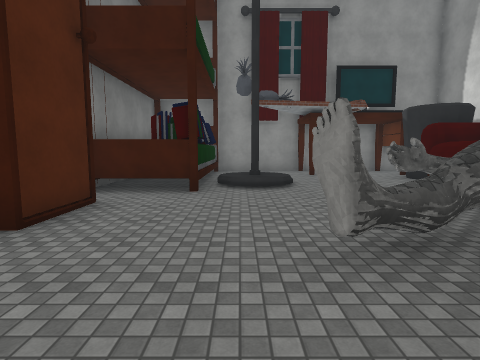
View 1 (above)

12 first-person views from a walk through a 3-D level made in the Unity game engine. The camera is 1.4 m above the floor, tilts 6° down and sees 80° across. The floor is counted in squares, 2 m on a side. Each view is taken from the middle of a square. On the plan, view 1 faces up. The plan holds only what a view shows up to about 10 squares ahead; the rest is blank. The player character is not drawn. Some animated figures are not drawn. Surface patterns are stand-ins for the level's own textures.

View 2
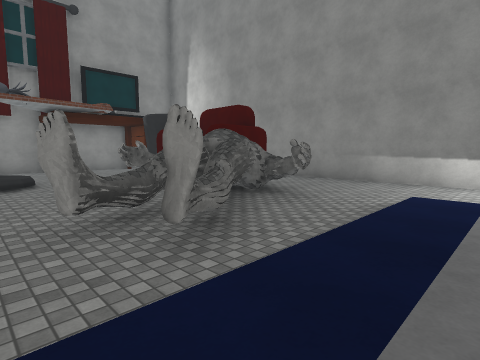

View 3
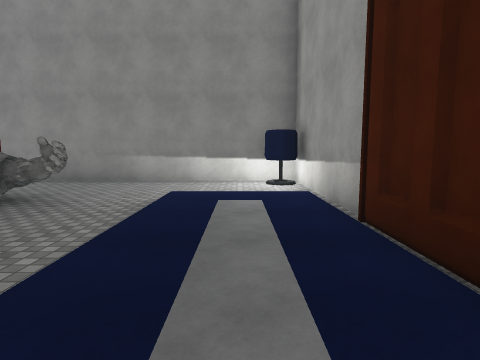

View 4
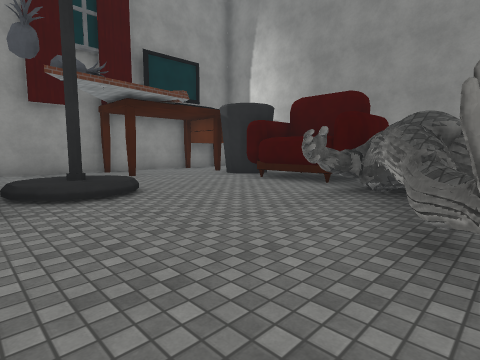

View 5
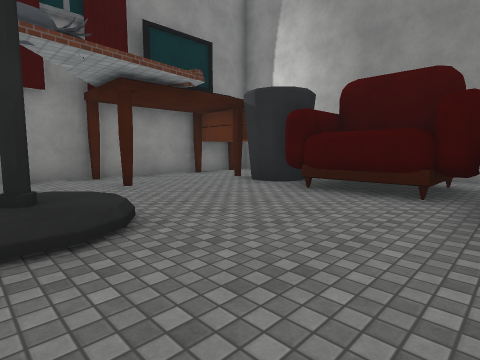

View 6
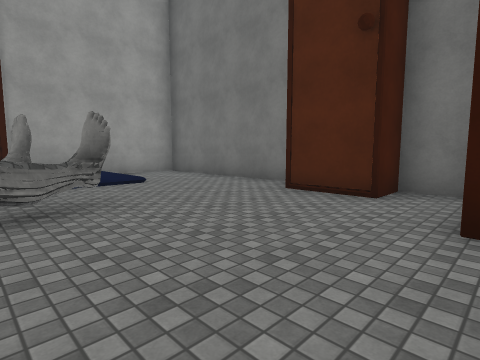

View 7
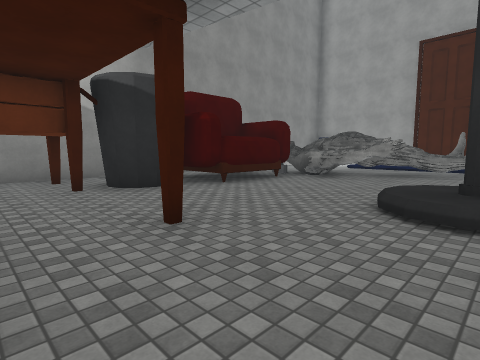

View 8
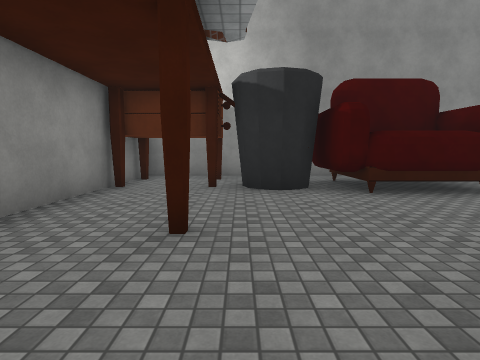

View 9
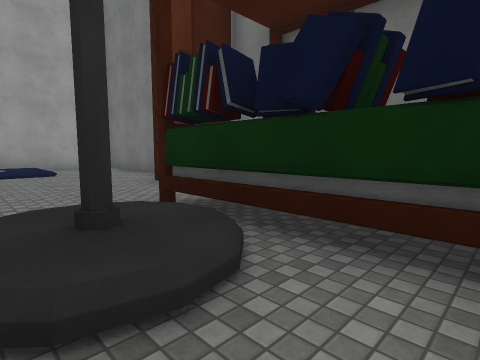

View 10
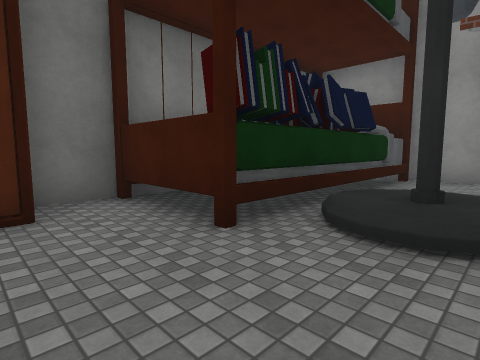

View 11
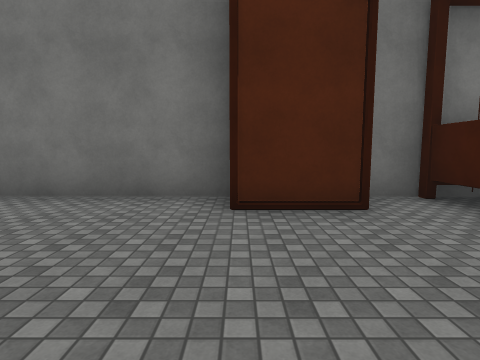

View 12
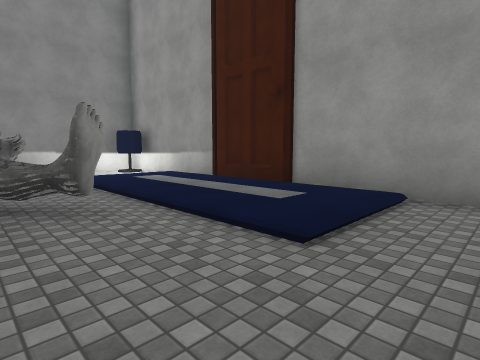

### Floor plan
Key: @ floor where view 1 was taken; # wall or solid block; x gap in a wall; . main floor; : floor 0.25 m higher than the main floor; / step, stairs or slope; = window, fence, low wall or low ledge; ^ raised ledge; O other object.
Columns run from 4 left of view 1 to 8 right of it. Each row starts with its distance up from view 1.
 12    #########
 11    #..x....##
 10    #........#
  9    #......Ox#
  8    #//...#O.#
  7    #//...OO.#
  6 ####/....OO.#
  5 #........OO.#
  4  O....#^#O..#
  3 ##....####..#
  2 #....###^...#
  1 #....#=./...#
  0 #../@/////..#
 -1 #../:::::/..#
 -2 #..///////.O#
 -3 #############

Where each view was taken, in squares from view 1:
view 1: 0 up, 0 right, facing up
view 2: 1 down, 0 right, facing up-right
view 3: 1 down, 0 right, facing right
view 4: 2 up, 1 left, facing up-right
view 5: 4 up, 0 right, facing up-right
view 6: 6 up, 2 right, facing down-left
view 7: 11 up, 0 right, facing down-right
view 8: 9 up, 0 right, facing right
view 9: 9 up, 1 right, facing down-left
view 10: 4 up, 1 right, facing up-left
view 11: 3 up, 1 right, facing left
view 12: 2 up, 2 left, facing down-right
